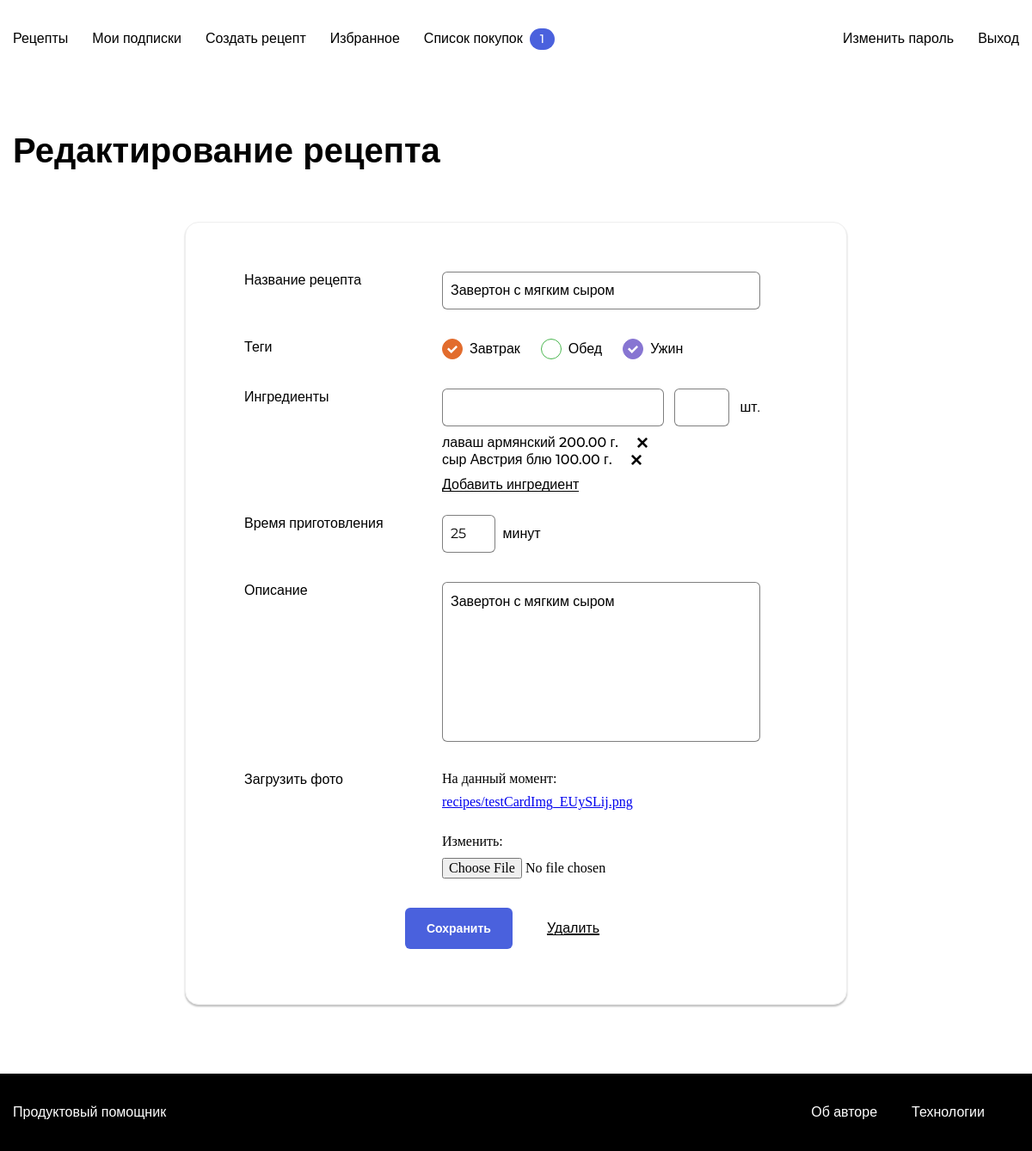
/recipes/zaverton-s-myagkim-syirom/edit/ (signed in), run on the app's committed database.
### recipes/models.py (models this page shows, shortened)
class Recipe(models.Model):
    author = models.ForeignKey(
        User,
        verbose_name='Автор',
        on_delete=models.CASCADE,
        related_name='recipes',
        help_text='Выберите автора рецепта'
    )
    title = models.CharField(
        max_length=200,
        unique=True,
        verbose_name='Название рецепта',
        help_text='Укажите название рецепта'
    )
    description = models.TextField(
        verbose_name='Описание',
        help_text='Укажите подробное описание рецепта',
    )
    file = models.ImageField(
        verbose_name='Загрузить фото',
        help_text='Загрузите фото приготовленного рецепта',
        upload_to='recipes/'
    )
    ingredients = models.ManyToManyField(
        Ingredient,
        verbose_name='Ингредиенты',
        through='IngredientRecipe',
        help_text='Выберите один или несколько ингредиентов',
        related_name='recipes'
    )
    tags = models.ManyToManyField(
        Tag,
        help_text='Выберите один или несколько ингредиентов тегов',
        verbose_name='Теги',
        related_name='recipes'
    )
    cooking_time = models.IntegerField(
        validators=[MinValueValidator(limit_value=1)],
        verbose_name='Время приготовления',
        help_text='Время приготовления в минутах'
    )
    slug = models.SlugField(
        verbose_name='Ссылка',
        auto_created=True,
        help_text=(
            'Заполняется автоматически по названию рецепта'
        )
    )
    pub_date = models.DateTimeField(
        verbose_name='Дата публикации',
        auto_now_add=True,
    )
    class Meta:
        verbose_name = 'Рецепт'
        verbose_name_plural = 'Рецепты'
        ordering = ('-pub_date',)

class Tag(models.Model):
    name = models.CharField(
        verbose_name='Имя',
        help_text='Введите имя тега',
        max_length=50,
        unique=True
    )
    color = models.CharField(
        verbose_name='Цвет',
        help_text='Введите цвет для тега',
        max_length=50
    )
    slug = models.SlugField(
        verbose_name='Тег',
        auto_created=True,
        help_text='Введите слаг для тега',
        unique=True
    )
    class Meta:
        verbose_name = 'Тег'
        verbose_name_plural = 'Теги'
        ordering = ('name',)

class IngredientRecipe(models.Model):
    ingredient = models.ForeignKey(
        Ingredient,
        verbose_name='Название',
        on_delete=models.CASCADE,
        related_name='ingredientsrecipe'
    )
    recipe = models.ForeignKey(
        Recipe,
        verbose_name='Рецепт',
        on_delete=models.CASCADE,
        related_name='ingredientsrecipe'
    )
    amount = models.DecimalField(
        verbose_name='Количество',
        max_digits=10,
        decimal_places=2,
        validators=[MinValueValidator(float('0.01'))]
    )

class Ingredient(models.Model):
    title = models.CharField(
        max_length=200,
        verbose_name='Название',
        help_text='Введите название ингредиента',
    )
    dimension = models.CharField(
        max_length=50,
        verbose_name='Единица измерения',
        help_text='Введите единицу измерения',
    )
    class Meta:
        verbose_name = 'Ингредиент'
        verbose_name_plural = 'Ингредиенты'

### recipes/views.py (the view)
@login_required
def recipe_edit(request, slug):
    recipe = get_object_or_404(
        Recipe.objects,
        slug=slug
    )
    is_author = recipe.author == request.user
    form = RecipeForm(
        data=request.POST or None,
        files=request.FILES or None,
        instance=recipe
    )
    ingredientsrecipe = recipe.ingredientsrecipe.all()
    if form.is_valid():
        save_recipe(request, form)
        return redirect(
            'recipe_view',
            recipe.slug,
        )
    return render(request, 'formRecipe.html', {
        'form': form,
        'recipe': recipe,
        'ingredientsrecipe': ingredientsrecipe,
        'is_author': is_author
    })

### templates/formRecipe.html (shortened to what this page needs)
{% extends "base.html" %}
{% load static %}
{% block styles %}
<link rel="stylesheet" href="{% static 'pages/form.css' %}">
{% endblock %}
{% block header %}
  {% if is_author %}
    Редактирование рецепта
  {% else %}
    Создание рецепта
  {% endif %}
{% endblock %}
{% block main_content %}
{% load user_filters %}
<div class="form-container">
  <form class="form" method="post" enctype="multipart/form-data">
    <div class="form__group">
      <label for="id_name" class="form__label">
          {{ form.title.field.label }}
      </label>
      <div class="form__field-group">
        {{ form.title|addclass:"form__input" }}
      </div>
    </div>
    <div class="form__group">
      <p class="form__label">Теги
      </p>
      <div class="form__field-group">
        <div class="tags">
          {% for tag in form.tags.field.choices.queryset.all %}
          <div class="tags__item">
            <input type="checkbox" name="tags" value = "{{ tag.slug }}" id="{{ tag.id }}"
            class="tags__checkbox tags__checkbox_style_{{ tag.color }}"
            {% if tag in form.instance.tags.all %} checked {% endif %}/>
            <label for="id_{{ tag.slug }}" class="tags__label">
                {{ tag.name }}
            </label>
          </div>
          {% endfor %}
        </div>
      </div>
    </div>
    <div class="form__group">
      <label for="nameIngredient" class="form__label">
        Ингредиенты
      </label>
        <div class="form__field-group">
          <div class="form__field-group-ingredientes">
            <div class="form__dropdown">
                <input type="text" id="nameIngredient" class="form__input">
            </div>
            <input type="number" id="cantidad" class="form__input" min="0">
            <label for="cantidad" class="form__label" id="cantidadVal">шт.</label>
          </div>
          <div class="form__field-group-ingredientes-container">
            {% if is_author %}
            {% for ingredient in ingredientsrecipe %}
              <div class="form__field-item-ingredient" id="ing_{{ forloop.counter }}">
                <span>
                  {{ ingredient.ingredient.title }} {{ ingredient.amount }} {{ ingredient.ingredient.dimension }}.
                </span>
                <span class="form__field-item-delete"></span>
              </div>
            {% endfor %}
            {% endif %}
          </div>
          <span class="form__ingredient-link" id="addIng">
            Добавить ингредиент
          </span>
        </div>
    </div>
    <div class="form__group">
      <label for="id_time" class="form__label">
        {{ form.cooking_time.field.label }}
      </label>
      <div class="form__field-group form__field-group_time">
        {{ form.cooking_time|addclass:"form__input" }}
        <label for="id_time" class="form__label">минут</label>
      </div>
    </div>
    <div class="form__group">
        <label for="id_description" class="form__label">
            {{ form.description.field.label }}
        </label>
        <div class="form__field-group">
            {{ form.description|addclass:"form__textarea" }}
        </div>
    </div>
    {% if is_author %}
        <div class="form__group">
            <span class="form__label">
                {{ form.file.field.label }}
            </span>
            <div class="form__field-group">
                {{ form.file }}
            </div>
        </div>
        <div class="form__footer">
            <button type="submit" class="button button_style_blue">
                Сохранить
            </button>
            <a style="margin-left: 2.5em"
            href="{% url 'recipe_delete' recipe.slug %}"
            class="form__ingredient-link">
                Удалить
            </a>
        </div>
    {% endif %}
  </form>
</div>
{% endblock %}

### templates/includes/nav.html (shortened to what this page needs)
<nav class="nav">
  <div class="nav__container container">
    <ul class="nav__items list">
      <li class="nav__item
      ">
      <a href="{% url 'recipes' %}" class="nav__link link">
        Рецепты
      </a></li>
      {% if user.is_authenticated %}
        <li class="nav__item
          ">
          <a href="{% url 'follow' %}" class="nav__link link">
            Мои подписки
          </a>
        </li>
        <li class="nav__item
          ">
          <a href="{% url 'new_recipe' %}" class="nav__link link">
            Создать рецепт
          </a>
        </li>
        <li class="nav__item
          ">
          <a href="{% url 'favorites' %}" class="nav__link link">
            Избранное
          </a>
        </li>
        <li class="nav__item
          ">
          <a href="{% url 'purchases' %}" class="nav__link link">
            Список покупок
          </a>
          {% if user.purchases.exists %}
          <span class="badge badge_style_blue nav__badge" id="counter">
            {{ user.purchases.count }}
          </span>
          {% else %}
          <span class="badge badge_style_blue nav__badge" id="counter"></span>
          {% endif %}
        </li>
      {% endif %}
    </ul>
    <ul class="nav__items list">
      {% if user.is_authenticated %}
        <li class="nav__item
          ">
          <a href="{% url 'password_change' %}" class="nav__link link">
            Изменить пароль
          </a>
        </li>
        <li class="nav__item
          ">
          <a href="{% url 'logout' %}" class="nav__link link">
            Выход
          </a>
        </li>
      {% endif %}
    </ul>
  </div>
</nav>

### data on the page
Recipe: title "Завертон с мягким сыром", cooking_time "25", description "Завертон с мягким сыром"
Tag: tags "☑", name "Завтрак"
Tag: name "Обед"
Tag: tags "☑", name "Ужин"
IngredientRecipe: ingredient "лаваш армянский", amount "200.00", ingredient.dimension "г"
IngredientRecipe: ingredient "сыр Австрия блю", amount "100.00", ingredient.dimension "г"

### other printed values
{{ user.purchases.count }} "1"
